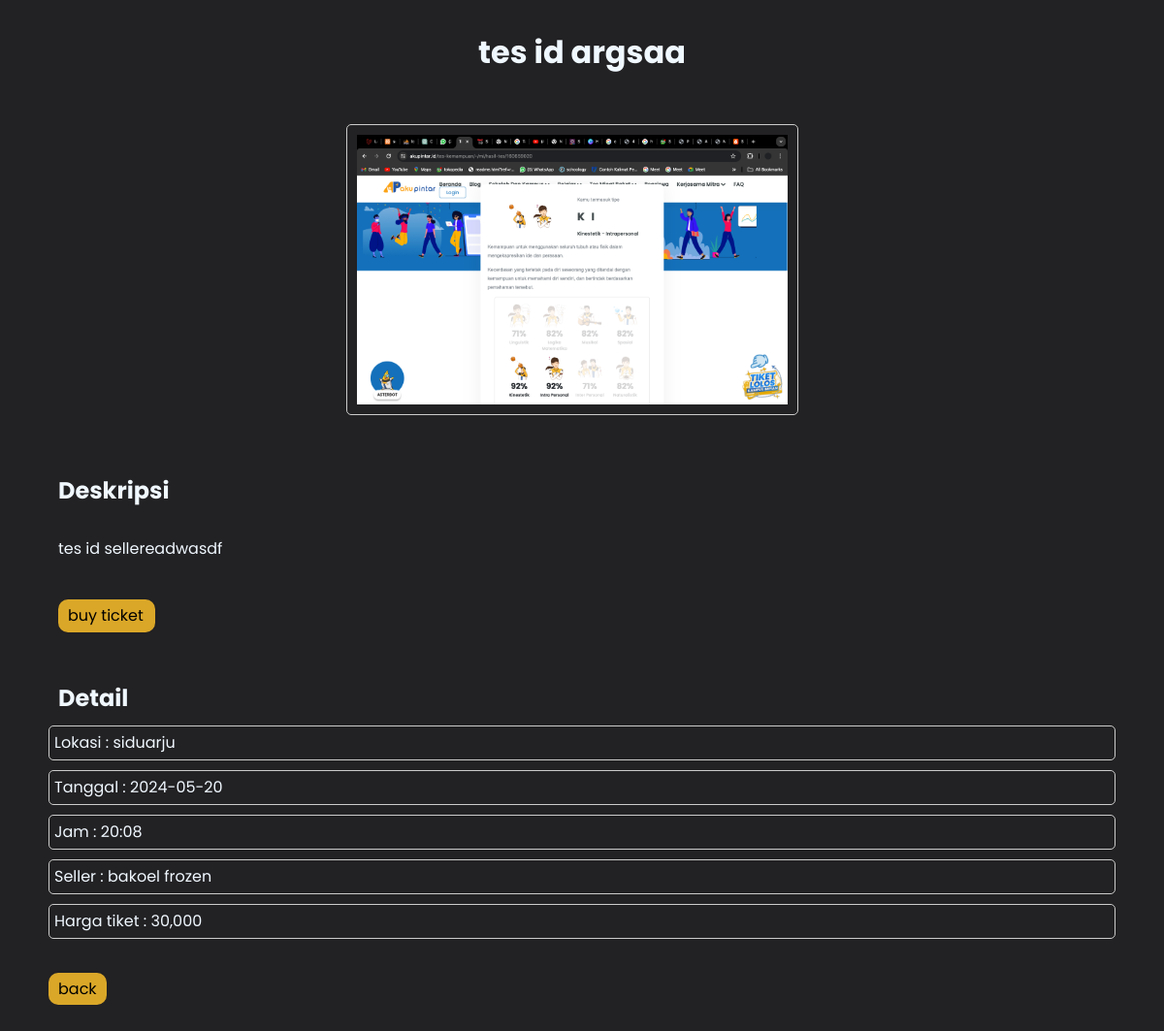
The app's page /desc.php?id=21 with its own data.
### tables this page shows
CREATE TABLE `event` (
  `id` int(11) NOT NULL,
  `idseller` int(30) NOT NULL,
  `nama` varchar(20) NOT NULL,
  `deskripsi` varchar(1000) NOT NULL,
  `tanggal` date NOT NULL,
  `lokasi` varchar(30) NOT NULL,
  `jam` varchar(10) NOT NULL,
  `gambar` text NOT NULL,
  `harga` int(10) NOT NULL
);

CREATE TABLE `user` (
  `id` int(11) NOT NULL,
  `name` varchar(20) NOT NULL,
  `email` varchar(30) NOT NULL,
  `password` varchar(30) NOT NULL,
  `level` varchar(6) NOT NULL
);

### desc.php (the view, shortened to what this page needs)
<?php
require "koneksi.php";
$id = $_GET['id'];
$sql = "SELECT * FROM event WHERE id = '$id' ";
$query = mysqli_query($conn, $sql);
$event = mysqli_fetch_assoc($query);
$iduser = $_SESSION['iduser'];
$myevent = $event['idseller'];
$sellerQuery = "SELECT * FROM user WHERE id = '$myevent'";
$sellerResult = mysqli_query($conn, $sellerQuery);
$seller = mysqli_fetch_assoc($sellerResult);
?>
<!DOCTYPE html>
<html lang="id">
<head>
</head>
<body>
        <h1><?php echo $event['nama'] ?></h1>
    <main>
        <section class="deskripsi">
            <div class="gambar">
                <img src="gambar/<?php echo $event['gambar'] ?>" alt="">
            </div>
            <h2>Deskripsi</h2>
            <p><?php echo $event['deskripsi'] ?></p>
            <?php
    if ($myevent != $iduser && !$_SESSION['seller']) {
        echo '<a href="pay.php?id=' . $event["id"] . '">buy ticket</a>';
    }
        ?>
        </section>
        <section class="detail">
            <h2>Detail</h2>
            <ul>
                <li>Lokasi : <?php echo $event['lokasi'] ?></li>
                <li>Tanggal : <?php echo $event['tanggal'] ?></li>
                <li>Jam : <?php echo $event['jam'] ?></li>
                <li>Seller : <?php echo $seller['name'] ?></li>
                <li>Harga tiket : <?php echo number_format($event['harga']) ?></li>
            </ul>
        </section>
        <a href="event.php">back</a>
    </main>
</body>
</html>

### desc.php (style rules this page uses)
* { margin: 0; padding: 10px; box-sizing: border-box; }
body { font-family: 'Poppins', sans-serif; font-size: 16px; line-height: 1.5; background-color: rgb(34, 33, 35); }
h1 { text-align: center; color: aliceblue; }
main { padding: 20px; color: aliceblue; }
section { margin-bottom: 20px; }
.deskripsi { display: flex; flex-direction: column; }
.gambar { margin-right: 20px; display: flex; justify-content: center; margin-bottom: 40px; }
.gambar img { width: auto; height: auto; border: 1px solid #ccc; border-radius: 5px; max-width: 700px; max-height: 300px; }
.deskripsi h2 { margin-bottom: 10px; }
.deskripsi p { text-align: justify; margin-right: 200px; }
.detail ul { list-style: none; padding: 0; }
.detail ul li { margin-bottom: 10px; padding: 5px; border: 1px solid #ccc; border-radius: 5px; }
a { padding: 5px 10px; background-color: rgb(218, 167, 40); color: black; text-decoration: none; border-radius: 10px; width: 100px; margin-top: 30px; margin-left: 10px; }

### records on screen
event: nama "tes id argsaa", gambar (picture), deskripsi "tes id sellereadwasdf", lokasi "siduarju", tanggal "2024-05-20", jam "20:08", harga "30,000"
user: name "bakoel frozen"
